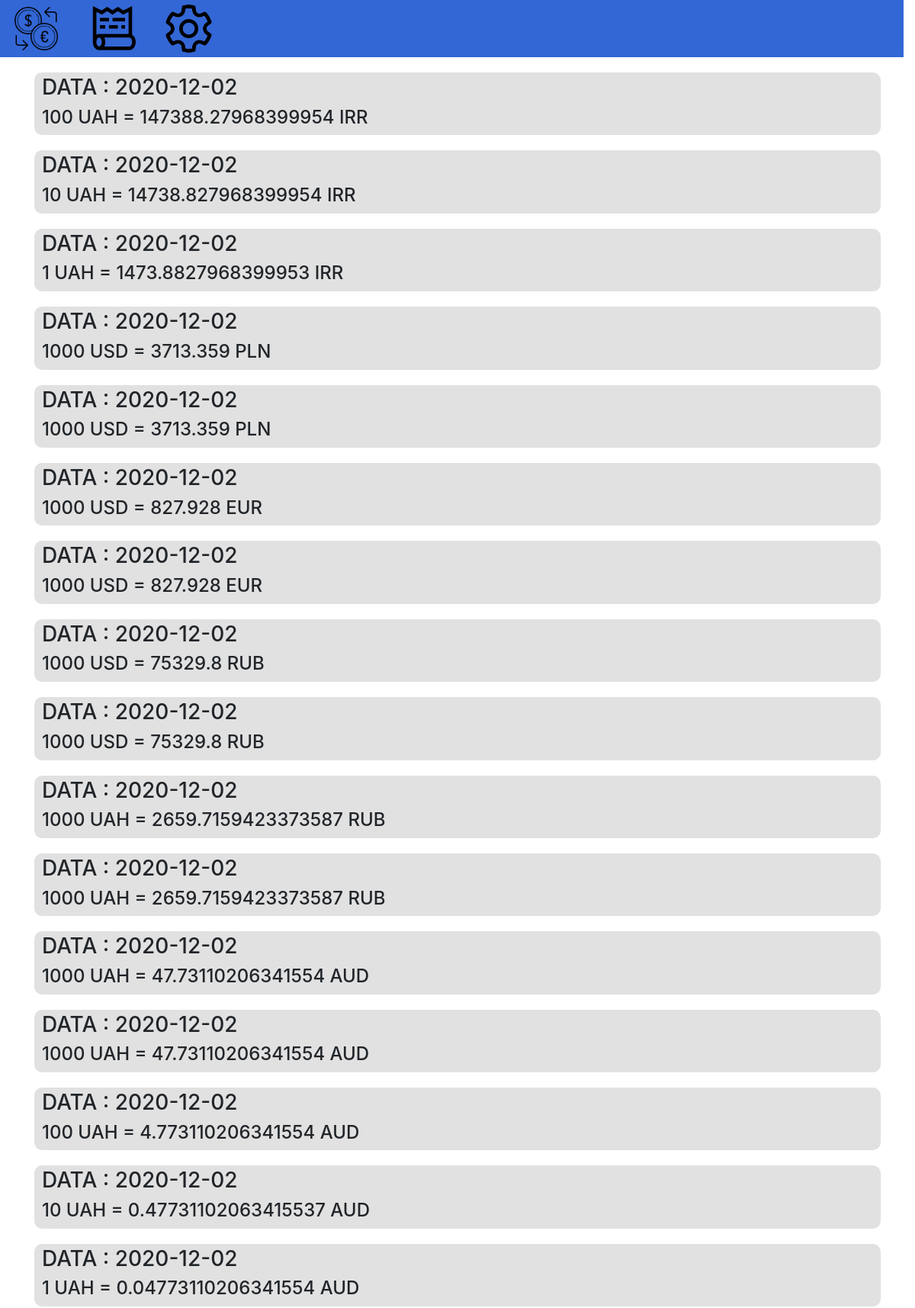
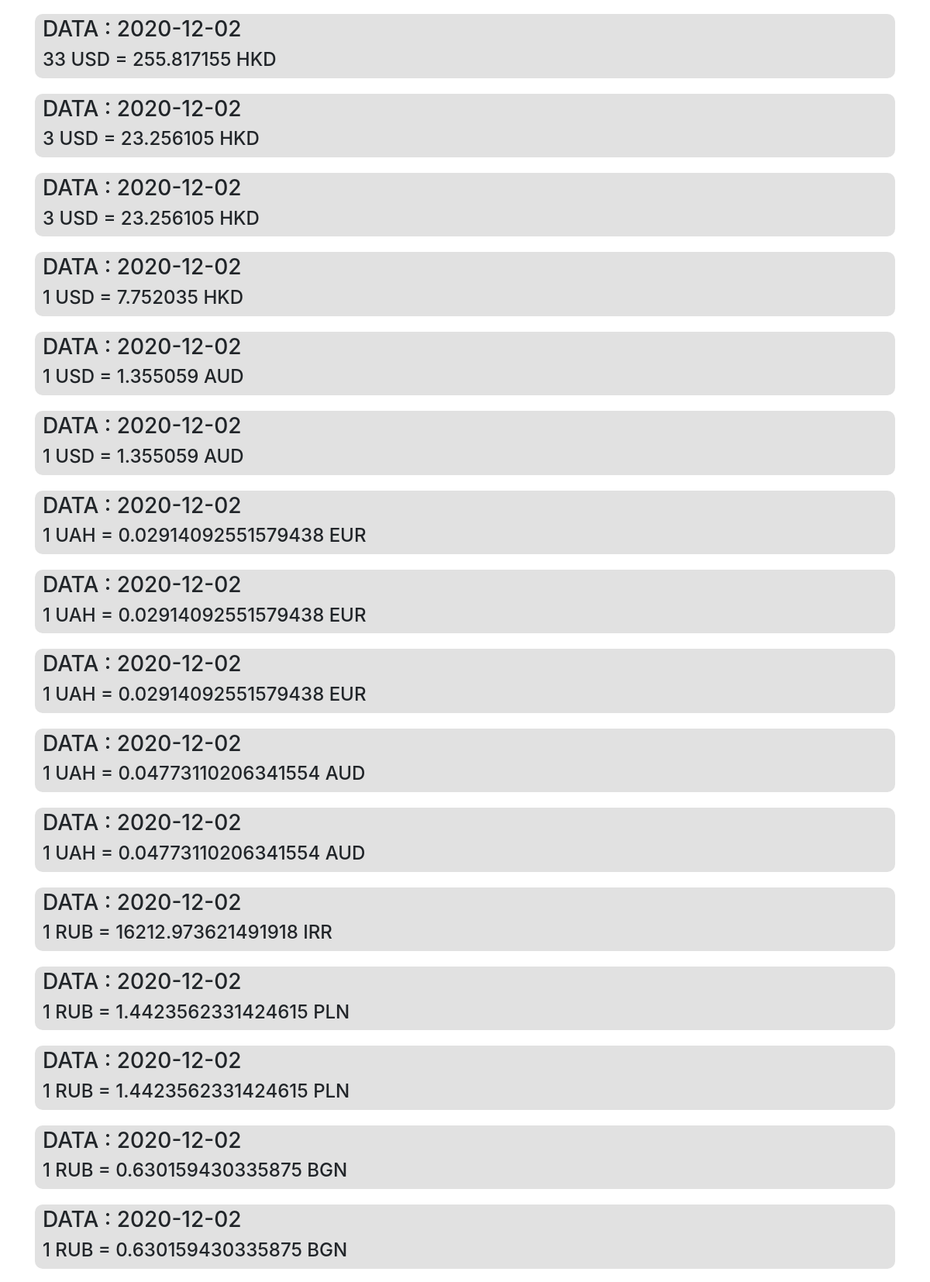
Screenshot of /cod/history.php (upper part) with the database file from the repository (2 pictures, top to bottom).
### tables this page shows
CREATE TABLE `history` (
  `id` int(11) NOT NULL,
  `data` date NOT NULL,
  `base` text NOT NULL,
  `convertt` text NOT NULL
);

### cod/include/model.php (called while the page is built, shortened)
<?php include('database.php');
function GET_limit_historys($link)
{
 $selectSQL = "SELECT * FROM  `options` WHERE id = 1";
  $selectResult = $link->query($selectSQL);
    if ($selectResult->num_rows > 0) {
     $result = $selectResult->fetch_assoc();
        return $result;
    }
    return false;
}
$limit_historys = GET_limit_historys($link);
function GET_historys($link,$limit_historys){
  $selectSQL = "SELECT * FROM  `history` ORDER BY id DESC LIMIT $limit_historys";
  $selectResult = $link->query($selectSQL);
    if ($selectResult->num_rows > 0) {
    	 $array = array();
    	 while($result = $selectResult->fetch_assoc()){
    	 	array_push($array,$result);
    	 }
        return $array;
    }
    return false;
}
 ?>

### cod/include/controller.php (the view, shortened to what this page needs)
<?php
include('model.php');
$history_text = '';
	$historys = GET_historys($link,$limit_historys['limit_history']);
	 	foreach ($historys as $history) {
 		$history_text .= '<div class="history_box"><h3>DATA : '.$history['data'].'</h3><h4>'.$history['base'].'   =  '.$history['convertt'].'</div></h4>'.PHP_EOL;
		}
 ?>

### cod/history.php (shortened to what this page needs)
<?php
include('include/controller.php');
 ?>
 <!DOCTYPE html>
 <html lang="en">
 <head>
 	<?php include('include/link.php');  ?>
 </head>
 <body>
 	<?php include('include/header.php'); ?>
 	<div class="container">
 		<?php echo $history_text; ?>
 	</div>
 </body>
 </html>

### cod/include/link.php (shortened to what this page needs)
<link rel="stylesheet" href="https://maxcdn.bootstrapcdn.com/bootstrap/4.0.0/css/bootstrap.min.css">
<link href="https://gitcdn.github.io/bootstrap-toggle/2.2.2/css/bootstrap-toggle.min.css" rel="stylesheet">
<link href="css/style.css" rel="stylesheet">

### cod/include/header.php
<header>
		<div class="header row">
			<div class="serch_box">
				<a href="../index.php">
				<img src="../img/convert.png" alt="">
				</a>
			</div>
			<div class="serch_box">
				<a href="../history.php">
				<img src="../img/serch.png" alt="">
				</a>
			</div>
			<div class="serch_box">
				<a href="../options.php">
				<img src="../img/option.png" alt="">
				</a>
			</div>
		</div>
</header>

### cod/css/style.css (style rules this page uses)
body { padding: 0px; margin: 0px; }
a { text-decoration: none; color: black; }
.container { margin-top: 10px; }
.header { width: 100%; height: 75px; background-color: #3367D6; }
.serch_box { margin-left: 25px; max-width: 75px; max-height: 75px; }
.serch_box > a > img { width: 100%; height: 100%; }
.history_box { background-color: #E1E1E1; border-radius: 10px; padding-left: 10px; margin-top: 20px; padding-top: 3px; padding-bottom: 1px; font-weight: 900px; font-size: 25px; }
.container { margin-bottom: 20px; }

### rows the page displays
history: data "2020-12-02", base "100 UAH", convertt "147388.27968399954 IRR"
history: data "2020-12-02", base "10 UAH", convertt "14738.827968399954 IRR"
history: data "2020-12-02", base "1 UAH", convertt "1473.8827968399953 IRR"
history: data "2020-12-02", base "1000 USD", convertt "3713.359 PLN"
history: data "2020-12-02", base "1000 USD", convertt "3713.359 PLN"
history: data "2020-12-02", base "1000 USD", convertt "827.928 EUR"
history: data "2020-12-02", base "1000 USD", convertt "827.928 EUR"
history: data "2020-12-02", base "1000 USD", convertt "75329.8 RUB"
history: data "2020-12-02", base "1000 USD", convertt "75329.8 RUB"
history: data "2020-12-02", base "1000 UAH", convertt "2659.7159423373587 RUB"
history: data "2020-12-02", base "1000 UAH", convertt "2659.7159423373587 RUB"
history: data "2020-12-02", base "1000 UAH", convertt "47.73110206341554 AUD"
history: data "2020-12-02", base "1000 UAH", convertt "47.73110206341554 AUD"
history: data "2020-12-02", base "100 UAH", convertt "4.773110206341554 AUD"
history: data "2020-12-02", base "10 UAH", convertt "0.47731102063415537 AUD"
history: data "2020-12-02", base "1 UAH", convertt "0.04773110206341554 AUD"
history: data "2020-12-02", base "33 USD", convertt "255.817155 HKD"
history: data "2020-12-02", base "3 USD", convertt "23.256105 HKD"
history: data "2020-12-02", base "3 USD", convertt "23.256105 HKD"
history: data "2020-12-02", base "1 USD", convertt "7.752035 HKD"
history: data "2020-12-02", base "1 USD", convertt "1.355059 AUD"
history: data "2020-12-02", base "1 USD", convertt "1.355059 AUD"
history: data "2020-12-02", base "1 UAH", convertt "0.02914092551579438 EUR"
history: data "2020-12-02", base "1 UAH", convertt "0.02914092551579438 EUR"
history: data "2020-12-02", base "1 UAH", convertt "0.02914092551579438 EUR"
history: data "2020-12-02", base "1 UAH", convertt "0.04773110206341554 AUD"
history: data "2020-12-02", base "1 UAH", convertt "0.04773110206341554 AUD"
history: data "2020-12-02", base "1 RUB", convertt "16212.973621491918 IRR"
history: data "2020-12-02", base "1 RUB", convertt "1.4423562331424615 PLN"
history: data "2020-12-02", base "1 RUB", convertt "1.4423562331424615 PLN"
history: data "2020-12-02", base "1 RUB", convertt "0.630159430335875 BGN"
history: data "2020-12-02", base "1 RUB", convertt "0.630159430335875 BGN"
